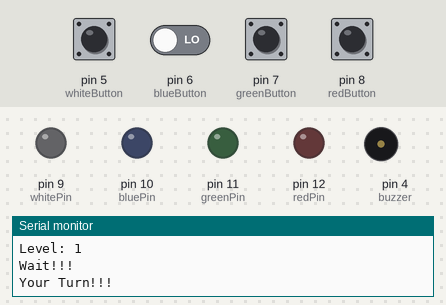
This sketch was run on a simulated Arduino Uno, built with avr-gcc and run on an emulated ATmega328P. On the bench: output pins drawn as LEDs (lit = HIGH), buzzer (waves = sounding), the last lines printed to the serial monitor. Dashed ring = blinking. The test bench sets the inputs (shaded band); at power-on: pin 5 (whiteButton), pin 6 (blueButton), pin 7 (greenButton), pin 8 (redButton) LOW. Random numbers use the default seed unless the sketch sets one.

Above: at 4.3 s.
4.4 s: pin 5 (whiteButton) pulled HIGH for 0.15 s
At 9.2 s:
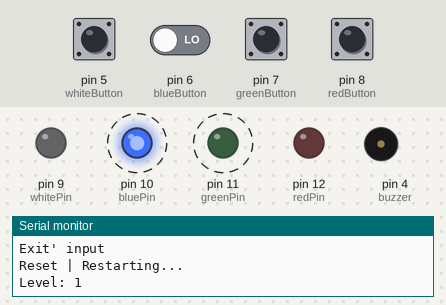
10.4 s: pin 5 (whiteButton) driven HIGH and pin 6 (blueButton) driven HIGH
At 17.3 s:
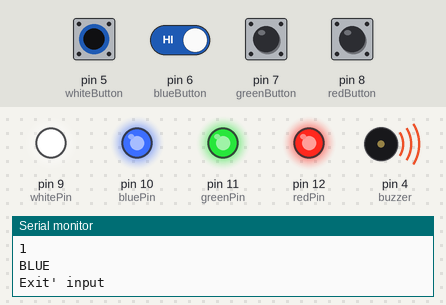
Timing chart, 0 to 22.4 s (numbered marks = the images above; inputs shaded):
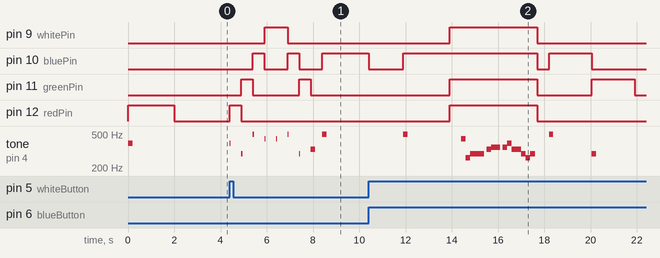

The sketch:

memory_game.ino
```cpp
// leds
const int redPin = 12;
const int greenPin = 11;
const int bluePin = 10;
const int whitePin = 9;

// buttons
const int redButton = 8;
const int greenButton = 7;
const int blueButton = 6;
const int whiteButton = 5;

// buzzer
const int buzzer = 4;

// level of game
const int num_level = 10;

int active_led[10];

bool is_true[10] = {false};

int delayTime = 2000;

bool success = false;

// check if button is pressed
int redB;
int greenB;
int blueB;
int whiteB;

// notes
int C = 262;
int D = 294;
int E = 330;
int F = 349;
int G = 392;
int A = 440;
int B = 494;
int C_ = 523;
int notes[8] = {C, D, E, F, G, A, B, C_};

void setup()
{
  // leds
  pinMode(redPin, OUTPUT);
  pinMode(greenPin,OUTPUT);
  pinMode(bluePin,OUTPUT);
  pinMode(whitePin, OUTPUT);

  // buzzer
  pinMode(buzzer, OUTPUT);

  //buttons
  pinMode(redButton, INPUT);
  pinMode(greenButton, INPUT);
  pinMode(blueButton, INPUT);
  pinMode(whiteButton, INPUT);

  Serial.begin(9600);
}

void loop()
{
	for(int i = 0; i < num_level; i++)
    {
      	// if success is false, return to level 1
      	if(!success)
          i = 0;

      	Serial.print("Level: ");
      	Serial.println(i + 1);

        success = game(i + 1);
    }

  	// if game finished restart game
  	reset();
}

void lightLed(int pin, int d)
{
 	digitalWrite(pin, HIGH);
  	lightSpeaker(pin, d / 10);
  	delay(d);
  	digitalWrite(pin, LOW);
}

void lightSpeaker(int pin, int d)
{
	 if(pin == 12)
       tone(buzzer, G, d);
  	 if(pin == 11)
       tone(buzzer, D, d);
  	 if(pin == 10)
       tone(buzzer, B, d);
  	 if(pin == 9)
       tone(buzzer, A, d);
}

// take input
bool input(int level)
{
  	// return true if player pass round
  	bool flag = false;

  	// if pressed false button return false
  	bool quit = false;
    int count = 0,j,pressed=0;

  	for(int i = 0; !quit && i < level; i++)
    {
      	// switching between button's delay
        delay(500);

      // look for if button pressed for 5s
      for(j=0;pressed==0 && j<5000;j++){ // so it breaks if a button is pushed or when time(5s) runs out

        redB = digitalRead(redButton);
        greenB = digitalRead(greenButton);
  		blueB = digitalRead(blueButton);
  		whiteB = digitalRead(whiteButton);

        if(redB==1){
          pressed=1;
        }
        else if(greenB==1){
          pressed=1;
        }
        else if(blueB==1){
          pressed=1;
        }
        else if(whiteB==1){
          pressed=1;
        }

        delay(1);
      }
      	Serial.println(redB);
        Serial.println(greenB);
      	Serial.println(blueB);
      	Serial.println(whiteB);

      	// check if buttons and lights matched

      	if(active_led[i] == 12 && redB == 1)
        {
          Serial.println("RED");
          lightLed(redPin, delayTime);
          is_true[i] = true;
        }
      	if(active_led[i] == 11 && greenB == 1)
        {
          Serial.println("GREEN");
          lightLed(greenPin, delayTime);
          is_true[i] = true;
        }
        if(active_led[i] == 10 && blueB == 1)
        {
          Serial.println("BLUE");
          lightLed(bluePin, delayTime);
          is_true[i] = true;
        }
        if(active_led[i] == 9 && whiteB == 1)
        {
          Serial.println("WHITE");
          lightLed(whitePin, delayTime);
          is_true[i] = true;
        }

      // if false break loop
      if(!is_true[i])
        quit = true;

      pressed = 0;
    }

  for(int i = 0; i < level; i++)
  {
    if(is_true[i])
      count++;
  }

  if(count == level)
    flag = true;

  return flag;
}

// main game code
bool game(int level)
{
  bool flag = false;

  // make level design
  for(int i = 0; i < level; i++)
  {
  	int randomNum = random(9, 13);
    lightLed(randomNum, delayTime);
    active_led[i] = randomNum;
  }

  // delay for waiting player
  Serial.println("Wait!!!");
  delay(1000);
  Serial.println("Your Turn!!!");
  flag = input(level);
  Serial.println("Exit' input");

  if(flag)
  	allright();
  else
   	reset();

  return flag;
}

// if game finished or round lost reset
void reset()
{
  	Serial.println("Reset | Restarting...");

 	delayTime = 2000;

  	for(int i = 12; i != 8; i--)
    {
    	lightLed(i, 500);
      	tone(buzzer, notes[i - 6], 200);
    }
  	for(int i = 9; i < 12; i++)
    {
      	lightLed(i, 500);
      	tone(buzzer, notes[i - 9], 200);
    }

  	for(int i = 0; i < 10; i++)
      is_true[i] = false;

  	delay(500);
}

// if player win round give him prize
void allright()
{
  	 // prepare for other round
  	 for(int i = 0; i < 10; i++)
      is_true[i] = false;

  	 for(int i = 12; i != 8; i--)
     {
      	digitalWrite(i, HIGH);
     }

  	 delay(500);

  	 // play song
  	 tone(buzzer, A, 200);
  	 delay(200);
  	 tone(buzzer, C, 200);
  	 delay(200);
  	 tone(buzzer, D, 200);
  	 delay(200);
     tone(buzzer, D, 200);
  	 delay(200);
     tone(buzzer, D, 200);
  	 delay(300);
  	 tone(buzzer, E, 200);
  	 delay(200);
     tone(buzzer, F, 200);
  	 delay(200);
  	 tone(buzzer, F, 200);
  	 delay(300);
  	 tone(buzzer, F, 200);
  	 delay(200);
     tone(buzzer, G, 200);
  	 delay(200);
  	 tone(buzzer, E, 200);
  	 delay(200);
     tone(buzzer, E, 200);
  	 delay(200);
  	 tone(buzzer, D, 200);
  	 delay(200);
     tone(buzzer, C, 200);
  	 delay(200);
     tone(buzzer, D, 200);
  	 delay(300);

  	 for(int i = 12; i != 8; i--)
     {
      	digitalWrite(i, LOW);
     }

  	 delay(500);

  	 // make game harder with low delay time
  	 delayTime -= 150;
}
```

Measured:
- by itself, tone on pin 4 (buzzer): plays 494 Hz for 0.20 s, 440 Hz for 0.20 s, 262 Hz for 0.20 s, 294 Hz for 0.60 s, 330 Hz for 0.20 s, 349 Hz for 0.40 s … (14 notes in this stretch)
